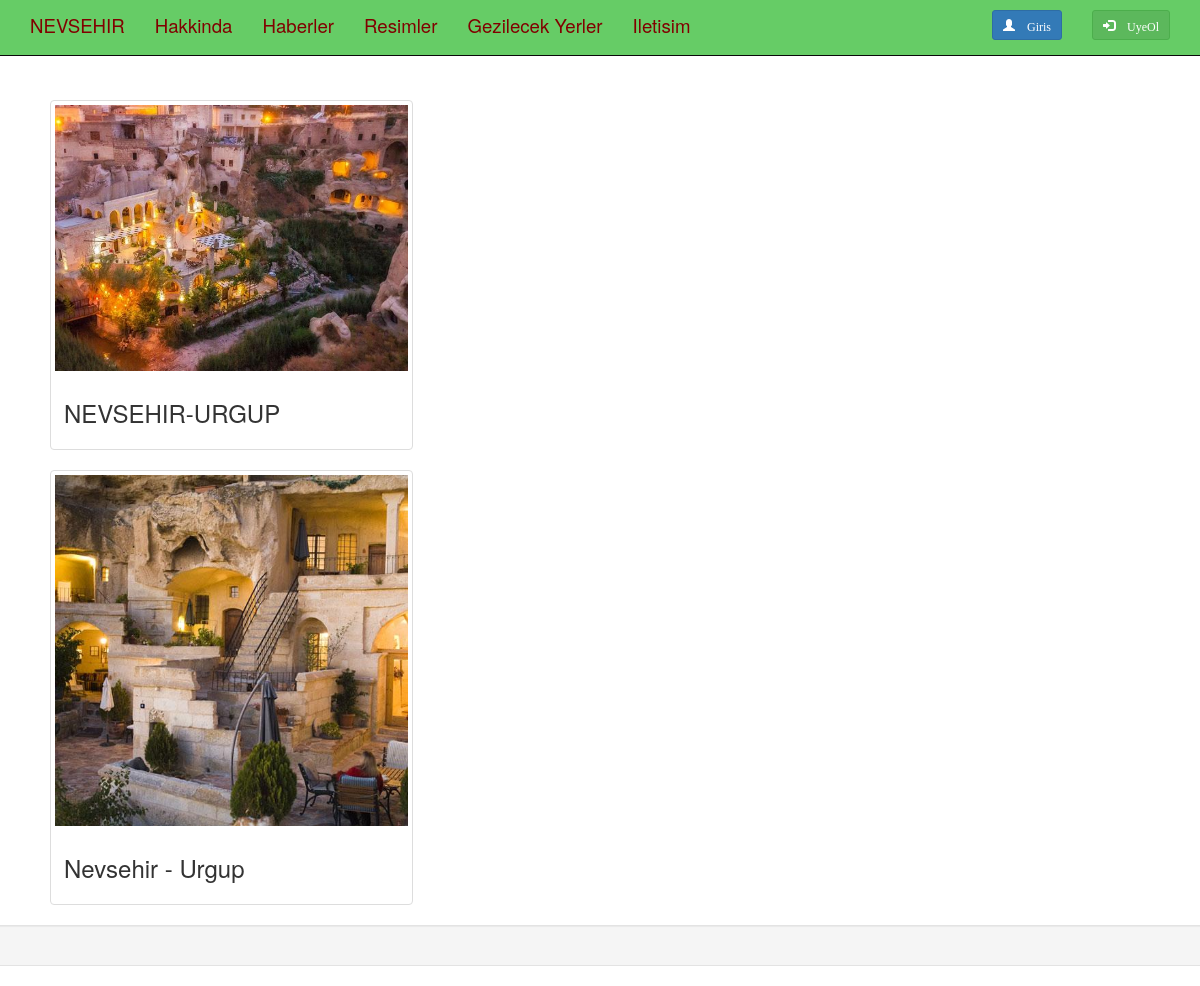
Page /resimler.php on the committed database.
### tables this page shows
CREATE TABLE `ustmenu` (
  `SayfaIsmi` varchar(32) NOT NULL,
  `Hakkinda` varchar(32) NOT NULL,
  `Haberler` varchar(32) NOT NULL,
  `Resimler` varchar(32) NOT NULL,
  `GezilecekYerler` varchar(32) NOT NULL,
  `Iletisim` varchar(32) NOT NULL,
  `Panel` varchar(32) NOT NULL,
  `Giris` varchar(32) NOT NULL,
  `UyeOl` varchar(32) NOT NULL
);

CREATE TABLE `resimler` (
  `id` int(11) NOT NULL,
  `resim` varchar(64) NOT NULL,
  `aciklama` text NOT NULL
);

### resimler.php (the view)
	<?php
		include 'head.php';
	?>
  <body>
    <?php
		$sorgu3 = mysqli_query($bag,'SELECT * FROM `resimler` order by id DESC');
	?>
	<?php
		include 'header.php';
	?>
	<div class="row padtResim">
	  <div class="col-sm-6 col-md-4">
		<?php
			while($yaz3=mysqli_fetch_array($sorgu3)):
		?>
		<div class="thumbnail">
		  <img src="<?php echo $yaz3['resim'];?>">
		  <div class="caption">
			<h3><?php echo $yaz3['aciklama']; ?></h3>
		  </div>
		</div>
		<?php endwhile ?>
	  </div>
	</div>
	<?php
		include 'footer.php';
	?>
  </body>
</html>

### header.php (shortened to what this page needs)
<header id="Grenk" class="navbar navbar-inverse navbar-fixed-top">
	<?php
	$sorgu = mysqli_query($bag,'SELECT * FROM `ustmenu`');
	$yaz=mysqli_fetch_array($sorgu);
	?>
  <div class="container-fluid container">
    <div class="navbar-header">
	  <a class="navbar-brand" id="menuyazi" href="index.php"><?php echo $yaz['SayfaIsmi']; ?></a>
    </div>
    <ul class="nav navbar-nav">
      <li><a id="menuyazi" href="hakkinda.php"><?php echo $yaz['Hakkinda']; ?></a></li>
      <li><a id="menuyazi" href="haberler.php"><?php echo $yaz['Haberler']; ?></a></li>
      <li><a id="menuyazi" href="resimler.php"><?php echo $yaz['Resimler']; ?></a></li>
	  <li><a id="menuyazi" href="gezilecekyerler.php"><?php echo $yaz['GezilecekYerler']; ?></a></li>
	  <li><a id="menuyazi" href="iletisim.php"><?php echo $yaz['Iletisim']; ?></a></li>
    </ul>
	<ul class="nav navbar-nav  navbar-right padGirisUye">
       <?php
			if (isset($_SESSION["email"])){
	   ?>
		<li>  <a style="padding-top:10px;" href="uyecikis.php"><button type="button" class="btn btn-success btn-sm">
	   <span class="glyphicon glyphicon-log-out"></span><?php echo $_SESSION["email"] ?></button></a>
	   </li>
	   <?php
			}
			else{
		?>
	  <li>
	  <a href="uyegiris.php" style="padding-top:10px;">
	   <button type="button" class="btn btn-primary btn-sm">
		 <span class="glyphicon glyphicon-user">
			 <?php echo $yaz['Giris']; ?>
		 </span>
	   </button>
	  </a>
	  </li>
	  <li>
	  <a href="uyekayit.php" style="padding-top:10px;">
	  <button type="button" class="btn btn-success btn-sm">
		<span class="glyphicon glyphicon-log-in">
			<?php echo $yaz['UyeOl']; ?>
		</span></button>
		</a>
	  </li>
	  <?php
			}
	  ?>
	</ul>
  </div>
</header>

### css/styles.css (style rules this page uses)
#Grenk { background-color:#66cc66; }
.padGirisUye { padding-top:0px; }
#menuyazi { color:#800000; font-size:14pt; }
.padtResim { padding-top:100px; padding-left:50px; }

### rows in the picture
ustmenu: SayfaIsmi "NEVSEHIR", Hakkinda "Hakkinda", Haberler "Haberler", Resimler "Resimler", GezilecekYerler "Gezilecek Yerler", Iletisim "Iletisim", Giris "Giris", UyeOl "UyeOl"
resimler: resim (picture), aciklama "NEVSEHIR-URGUP"
resimler: resim (picture), aciklama "Nevsehir - Urgup"
